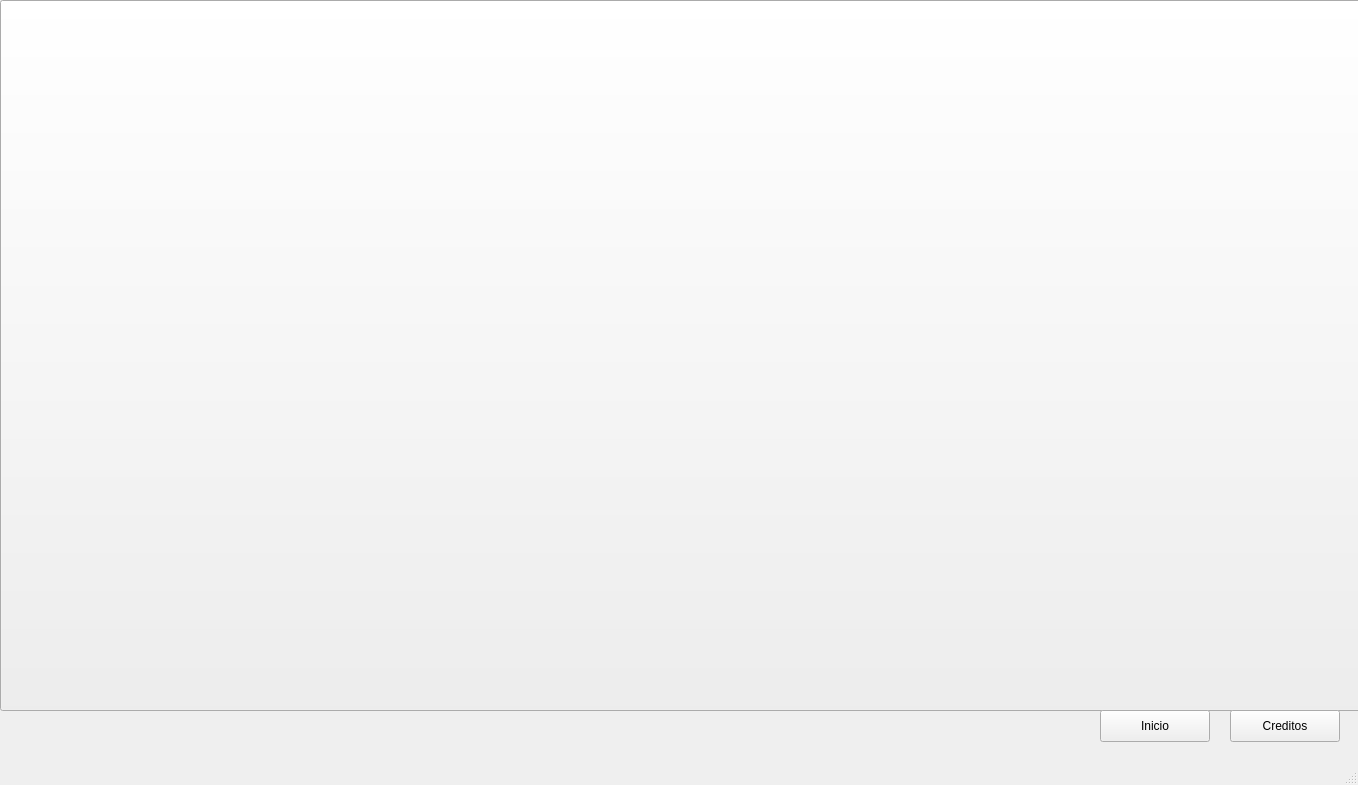
<?xml version="1.0" encoding="UTF-8"?>
<ui version="4.0">
 <class>MainWindow</class>
 <widget class="QMainWindow" name="MainWindow">
  <property name="geometry">
   <rect>
    <x>0</x>
    <y>0</y>
    <width>1358</width>
    <height>785</height>
   </rect>
  </property>
  <property name="windowTitle">
   <string>Sostenibilidad Urbana</string>
  </property>
  <widget class="QWidget" name="centralwidget">
   <widget class="QPushButton" name="introButton">
    <property name="geometry">
     <rect>
      <x>0</x>
      <y>0</y>
      <width>1361</width>
      <height>711</height>
     </rect>
    </property>
    <property name="text">
     <string/>
    </property>
   </widget>
   <widget class="QPushButton" name="inicioButton">
    <property name="geometry">
     <rect>
      <x>1100</x>
      <y>710</y>
      <width>110</width>
      <height>32</height>
     </rect>
    </property>
    <property name="text">
     <string>Inicio</string>
    </property>
   </widget>
   <widget class="QPushButton" name="creditosButton">
    <property name="geometry">
     <rect>
      <x>1230</x>
      <y>710</y>
      <width>110</width>
      <height>32</height>
     </rect>
    </property>
    <property name="text">
     <string>Creditos</string>
    </property>
   </widget>
  </widget>
  <widget class="QMenuBar" name="menubar">
   <property name="geometry">
    <rect>
     <x>0</x>
     <y>0</y>
     <width>1358</width>
     <height>22</height>
    </rect>
   </property>
  </widget>
  <widget class="QStatusBar" name="statusbar"/>
 </widget>
 <resources/>
 <connections/>
</ui>
